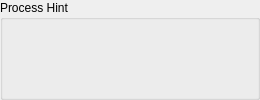
    <widget class="QGroupBox" name="groupBox_3">
     <property name="sizePolicy">
      <sizepolicy hsizetype="Expanding" vsizetype="Preferred">
       <horstretch>0</horstretch>
       <verstretch>0</verstretch>
      </sizepolicy>
     </property>
     <property name="minimumSize">
      <size>
       <width>260</width>
       <height>0</height>
      </size>
     </property>
     <property name="title">
      <string>Process Hint</string>
     </property>
     <layout class="QGridLayout" name="gridLayout">
      <item row="0" column="0">
       <widget class="QLabel" name="label">
        <property name="sizePolicy">
         <sizepolicy hsizetype="Fixed" vsizetype="Preferred">
          <horstretch>0</horstretch>
          <verstretch>0</verstretch>
         </sizepolicy>
        </property>
        <property name="text">
         <string/>
        </property>
        <property name="alignment">
         <set>Qt::AlignLeading|Qt::AlignLeft|Qt::AlignTop</set>
        </property>
       </widget>
      </item>
      <item row="0" column="1">
       <widget class="QLabel" name="labelHintPoint">
        <property name="sizePolicy">
         <sizepolicy hsizetype="Preferred" vsizetype="Preferred">
          <horstretch>0</horstretch>
          <verstretch>0</verstretch>
         </sizepolicy>
        </property>
        <property name="styleSheet">
         <string notr="true">font: 75 12pt &quot;Aharoni&quot;;</string>
        </property>
        <property name="text">
         <string/>
        </property>
        <property name="alignment">
         <set>Qt::AlignLeading|Qt::AlignLeft|Qt::AlignTop</set>
        </property>
        <property name="wordWrap">
         <bool>true</bool>
        </property>
       </widget>
      </item>
      <item row="1" column="0">
       <widget class="QLabel" name="label_2">
        <property name="sizePolicy">
         <sizepolicy hsizetype="Fixed" vsizetype="Preferred">
          <horstretch>0</horstretch>
          <verstretch>0</verstretch>
         </sizepolicy>
        </property>
        <property name="text">
         <string/>
        </property>
        <property name="alignment">
         <set>Qt::AlignLeading|Qt::AlignLeft|Qt::AlignTop</set>
        </property>
       </widget>
      </item>
      <item row="2" column="1">
       <widget class="QLabel" name="labelHintProcess">
        <property name="sizePolicy">
         <sizepolicy hsizetype="Preferred" vsizetype="Preferred">
          <horstretch>0</horstretch>
          <verstretch>0</verstretch>
         </sizepolicy>
        </property>
        <property name="styleSheet">
         <string notr="true">font: 75 12pt &quot;Aharoni&quot;;</string>
        </property>
        <property name="text">
         <string/>
        </property>
        <property name="alignment">
         <set>Qt::AlignLeading|Qt::AlignLeft|Qt::AlignTop</set>
        </property>
        <property name="wordWrap">
         <bool>true</bool>
        </property>
       </widget>
      </item>
     </layout>
    </widget>
